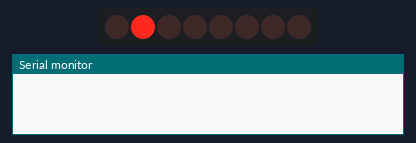
Simulated run of this sketch. Board: Arduino Uno, built with avr-gcc and run on an emulated ATmega328P. Parts: 8 shift-register outputs drawn as a row of LEDs (first output left, lit = HIGH), the last lines printed to the serial monitor. Wiring (inferred from the names in the program): shift register (74HC595): data pin 12; shift clock pin 9; latch pin 11. Wiring (inferred from the signals the program sends): row of LEDs: on Q0, Q1, Q2, Q3, Q4, Q5, Q6, Q7.

Above: at 0.5 s.
At 2.5 s:
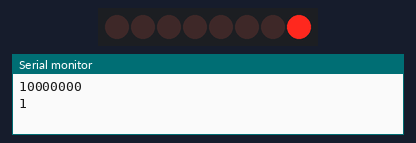
At 3.5 s:
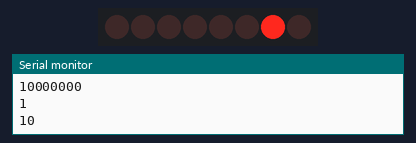
At 4.5 s:
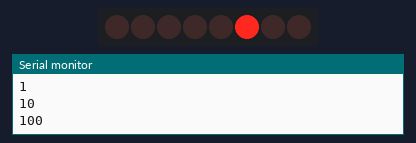
At 6.5 s:
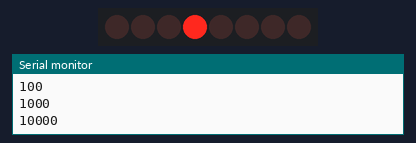
At 9.5 s:
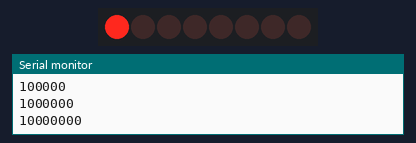
Timing chart, 0 to 10.4 s (numbered marks = the images above):
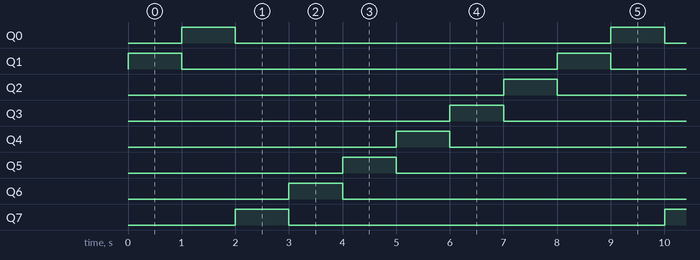

The sketch:

arduino_tutorial_45.ino
```cpp
/*
 * Tutorial 44 Understanding Logical Shift Left and Logical Shift Right with the 74HC595
 * https://youtu.be/3JDgL9rgVb0
 */

const int baudRate = 9600;
const int dt = 1000; // delaytime
const int latchPin = 11;
const int clockPin = 9;
const int dataPin = 12;

byte leds = 0b01000000;

void setup() {
  // put your setup code here, to run once:
  Serial.begin(baudRate);
  pinMode(latchPin, OUTPUT);
  pinMode(dataPin, OUTPUT);
  pinMode(clockPin, OUTPUT);
}

void loop() {
  // put your main code here, to run repeatedly:
  digitalWrite(latchPin, LOW);
  shiftOut(dataPin, clockPin, LSBFIRST, leds);
  digitalWrite(latchPin, HIGH);
  delay(dt);
  leds = (leds / 128) + (leds*2);
  Serial.println(leds, BIN);
}
```

Measured:
- by itself, Q0–7: alternates HIGH for 1.0 s and LOW for 7.0 s
- by itself, everything shown: repeats every 8.0 s, in 8 steps
